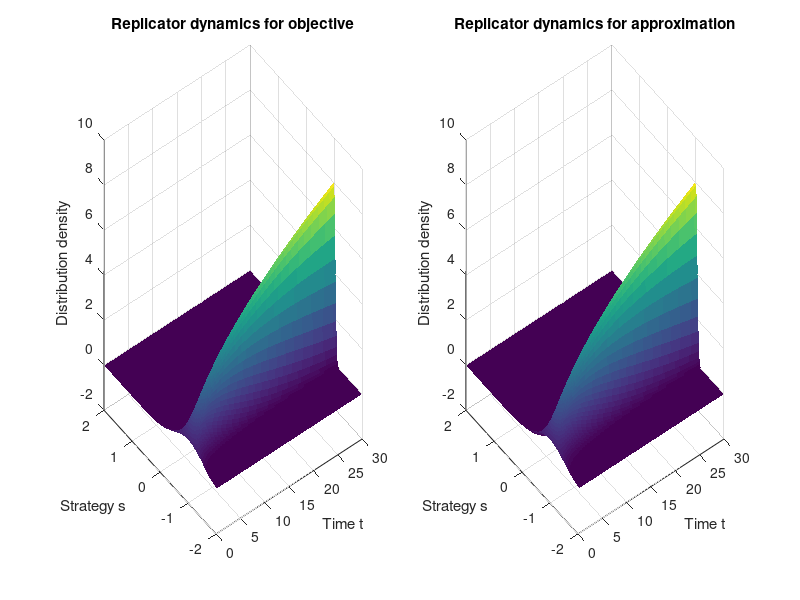
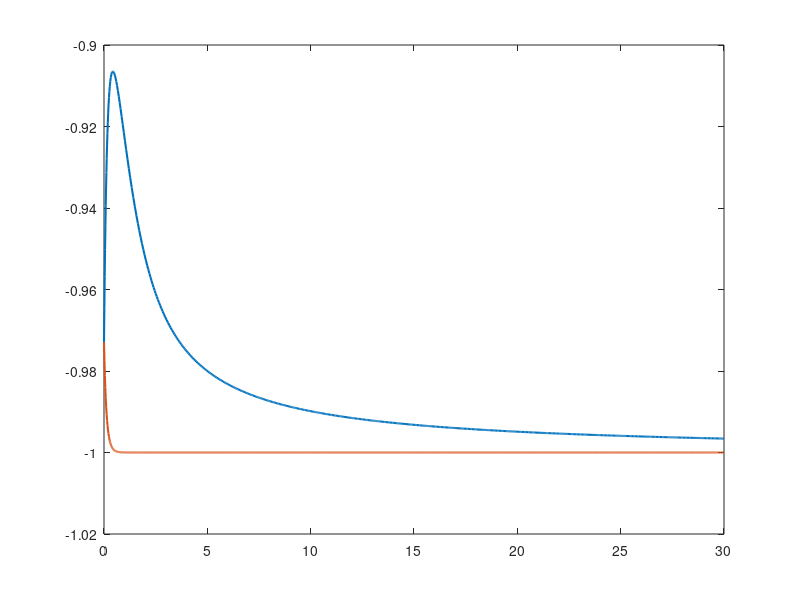

MATLAB code to generate these figures, in order: (Note: this script raises an error after producing the figures.)
clc; clear; close all;

%% Global
S = (-2:0.01:2)';
n = numel(S);

% Random initial distribution
% x0 = (1/n) .* ones(n,1); 

% Custom initial distribution
a = -1;
m0 = a * ones(n,1);

sigma0 = 0.5;

dist2 = (S - m0).^2;

x0 = exp(-dist2/(2*sigma0^2));
x0 = x0/sum(x0);

% Time
tspan = [0,30];

%% Objective minimization
g = @(s) (3/2) * s.^4 - (1/4) * s.^3 - 3 * s.^2 + (3/4) * s + 1;

F = @(x) x' * g(S) - g(S);              % Vector payoff

f = @(t,x) x .* (F(x) - x' * F(x));     % Replicator dynamics

[tf,xf] = ode45(f, tspan, x0);          % Simulate dynamics
xf = xf';

%% Approximation minimization
q = @(s) (27/4) * (s + 1).^2 - 1;

Fq = @(x) x' * q(S) - q(S);             % Vector payoff

fq = @(t,x) x .* (Fq(x) - x' * Fq(x));  % Replicator dynamics

[tq,xq] = ode45(fq, tspan, x0);         % Simulate dynamics
xq = xq';

%% Plots
% Distribution Evolution
xfplot = xf ./ sum(xf,1);
xqplot = xq ./ sum(xq,1);

dS = S(2)-S(1);
xfdensity = xfplot / dS;
xqdensity = xqplot / dS;

figure;

subplot(1,2,1)
surf(tf,S,xfdensity,'EdgeColor','none');
xlabel('Time t');
ylabel('Strategy s');
zlabel('Distribution density');
title('Replicator dynamics for objective');
grid on;

subplot(1,2,2)
surf(tq,S,xqdensity,'EdgeColor','none');
xlabel('Time t');
ylabel('Strategy s');
zlabel('Distribution density');
title('Replicator dynamics for approximation');
grid on;

% Mean Trajectories
mf = S' * xfplot;           % mean trajectory for f
mq = S' * xqplot;           % mean trajectory for q

figure;

plot(tf,mf,'LineWidth',1.5);
hold on;
plot(tq,mq,'LineWidth',1.5);
yline(-1,'w--','LineWidth',1.2);
hold off;

xlabel('Time t');
ylabel('Mean strategy m(t)');
title('Mean trajectories for f and q');
legend('m(t) for f','m_q(t) for q','Global minimizer s = -1');
grid on;
